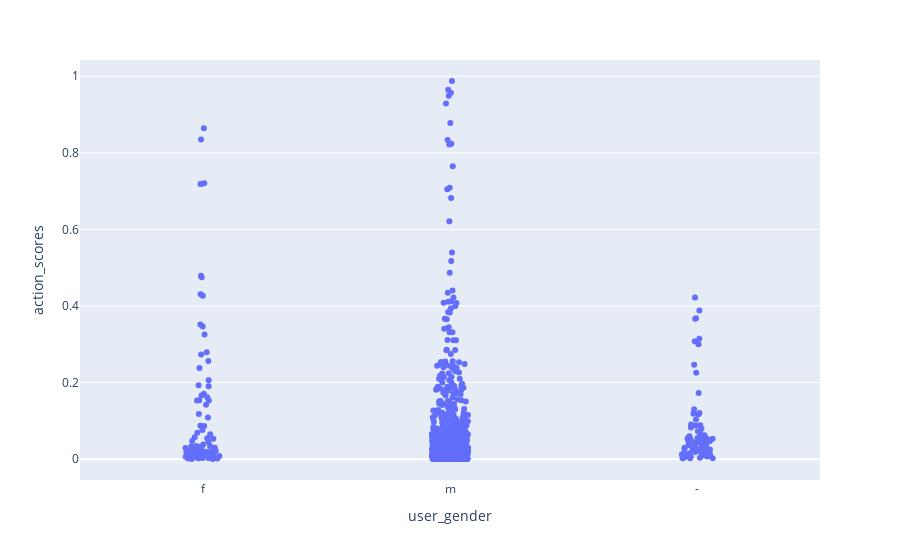

The code cell stored with this chart in its notebook:
### Code cell
import plotly.express as px
df = px.data.tips()
fig = px.strip(df_dist.sample(1000), x='user_gender', y='action_scores')
fig.show()

### Figure 1 — Plotly figure (JSON) as saved in the notebook; plotly's stock layout.template omitted (floating-point values rounded to 4 significant figures; data arrays with more than 128 entries replaced by an {"elided": "..."} marker saying what was removed)
{"data": [{"alignmentgroup": "True", "boxpoints": "all", "fillcolor": "rgba(255,255,255,0)", "hoverlabel": {"namelength": 0}, "hoveron": "points", "hovertemplate": "user_gender=%{x}<br>action_scores=%{y}", "legendgroup": "", "line": {"color": "rgba(255,255,255,0)"}, "marker": {"color": "#636efa"}, "name": "", "offsetgroup": "", "orientation": "v", "pointpos": 0, "showlegend": false, "type": "box", "x": {"elided": "1000 str values"}, "x0": " ", "xaxis": "x", "y": {"elided": "1000 float values"}, "y0": " ", "yaxis": "y"}], "layout": {"boxmode": "group", "legend": {"tracegroupgap": 0}, "margin": {"t": 60}, "xaxis": {"anchor": "y", "domain": [0, 1], "title": {"text": "user_gender"}}, "yaxis": {"anchor": "x", "domain": [0, 1], "title": {"text": "action_scores"}}}}
